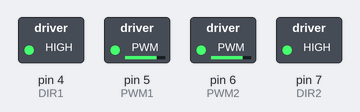
A program run on a simulated Arduino Uno, built with avr-gcc and run on an emulated ATmega328P. On the bench: switched loads named in the program (green lamp = pin HIGH).

Above: at 0.05 s.
At 4.45 s:
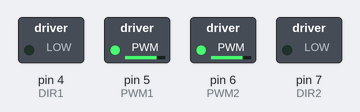
At 5.7 s:
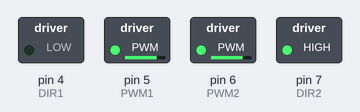
At 6.95 s:
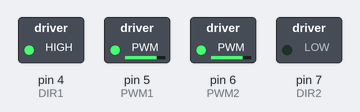
At 9.5 s:
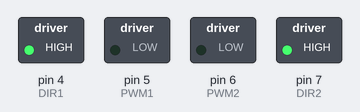
Timing chart, 0 to 12.4 s (numbered marks = the images above):
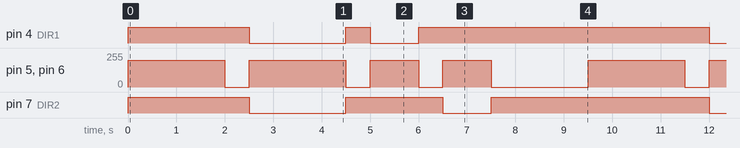

The program:

main.cpp
```cpp
#include <Arduino.h>

// Dual-channel H-bridge driver (IRF3205-based module), PWM+DIR interface
// Channel 1 = left side motors, Channel 2 = right side motors

const int PWM2 = 6;   // Right channel speed
const int DIR2 = 7;   // Right channel direction
const int PWM1 = 5;   // Left channel speed
const int DIR1 = 4;   // Left channel direction

const int DRIVE_SPEED = 200; // 0-255, tune as needed

// speed: -255 to 255. Positive = forward, negative = reverse, 0 = stop
void setLeftMotor(int speed) {
  speed = constrain(speed, -255, 255); // ensures speed is at most 255 and at lowest -255
  // digitalWrite sets a digital pin to either HIGH (5V on the Uno) or LOW(0V/ground)
  // just for controlled direction in this case
  digitalWrite(DIR1, speed >= 0 ? HIGH : LOW);
  // fakes an 'in-between' voltage using PWM (rapidly switching on/off to simulate a lower avg voltage e.g. speed control)
  analogWrite(PWM1, abs(speed));
}

void setRightMotor(int speed) {
  speed = constrain(speed, -255, 255);
  digitalWrite(DIR2, speed >= 0 ? HIGH : LOW);
  analogWrite(PWM2, abs(speed));
}

void driveForward(int speed) {
  setLeftMotor(speed);
  setRightMotor(speed);
}

// by going into the negative we flip the signal from HIGH to LOW putting
// the H bridge into reverse
void driveBackward(int speed) {
  setLeftMotor(-speed);
  setRightMotor(-speed);
}

void turnLeft(int speed) {
  setLeftMotor(-speed);   // left side reverse
  setRightMotor(speed);   // right side forward -> spin left
}

void turnRight(int speed) {
  setLeftMotor(speed);    // left side forward
  setRightMotor(-speed);  // right side reverse -> spin right
}

void stopCar() {
  setLeftMotor(0);
  setRightMotor(0);
}

void setup() {
  pinMode(PWM1, OUTPUT);
  pinMode(DIR1, OUTPUT);
  pinMode(PWM2, OUTPUT);
  pinMode(DIR2, OUTPUT);
  stopCar(); // always start safe
}

void loop() {
  driveForward(DRIVE_SPEED);
  delay(2000);

  stopCar();
  delay(500);

  driveBackward(DRIVE_SPEED);
  delay(2000);

  stopCar();
  delay(500);

  turnLeft(DRIVE_SPEED);
  delay(1000);

  stopCar();
  delay(500);

  turnRight(DRIVE_SPEED);
  delay(1000);

  stopCar();
  delay(2000);
}
```

Measured:
- by itself, pin 4 (DIR1): repeats every 9.5 s: HIGH 0.50 s, LOW 1.0 s, HIGH 6.0 s, LOW 2.0 s
- by itself, pin 7 (DIR2): repeats every 9.5 s: HIGH 2.0 s, LOW 1.0 s, HIGH 4.5 s, LOW 2.0 s
- by itself, pin 5 (PWM1), pin 6 (PWM2): repeats every 9.5 s: 0/255 0.50 s, 200/255 2.0 s, 2 × (0/255 0.50 s, 200/255 1.0 s), 0/255 2.0 s, 200/255 2.0 s
